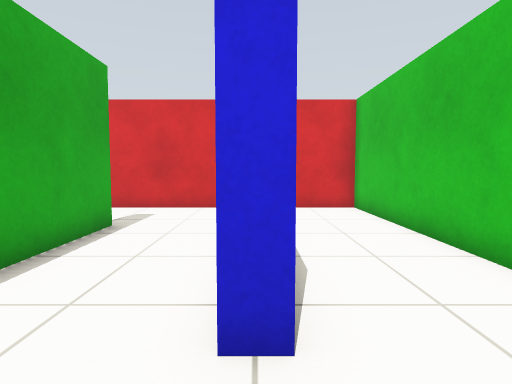
View 1 (above)

12 first-person views from a walk through a Gazebo world. The camera is 0.73 m above the floor, tilts 4° down and sees 75° across. The floor is counted in squares, 0.5 m on a side. Each view is taken from the middle of a square. On the plan, view 1 faces up. The plan holds only what a view shows up to about 15 squares ahead; the rest is blank. The robots in the file are not drawn.

View 2
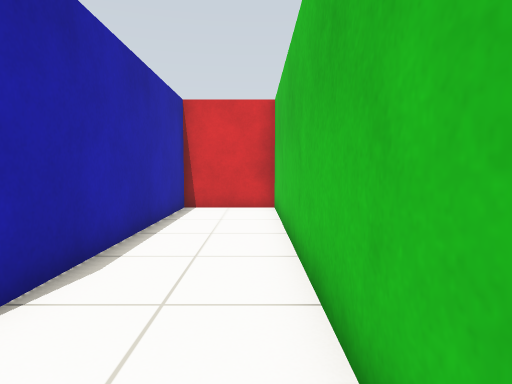

View 3
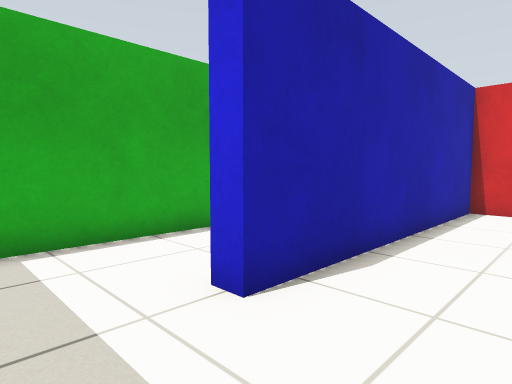

View 4
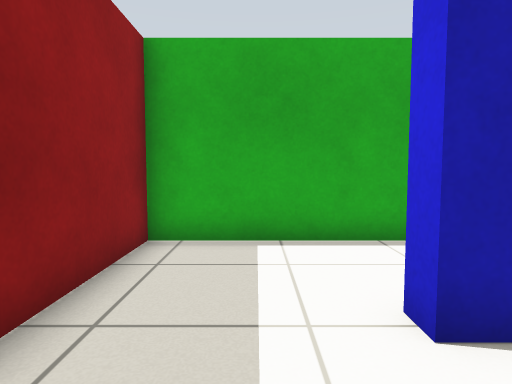

View 5
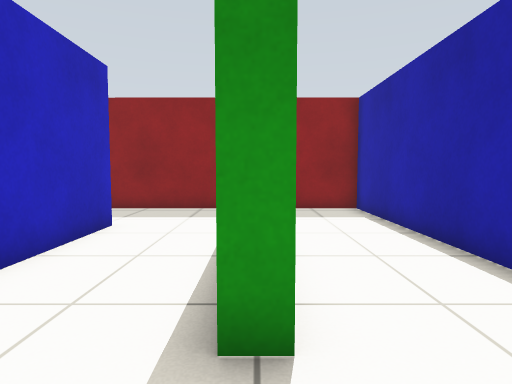

View 6
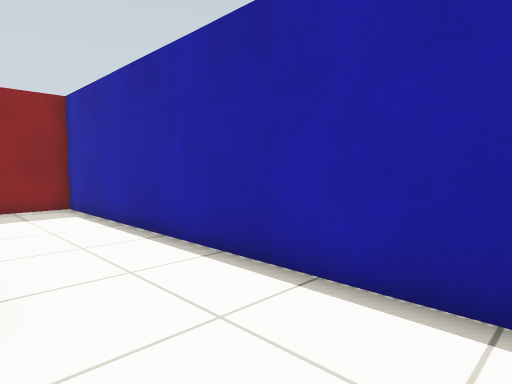

View 7
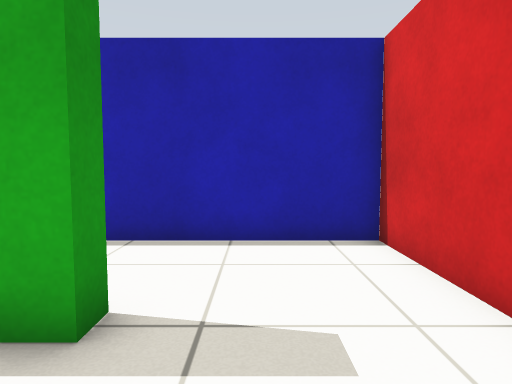

View 8
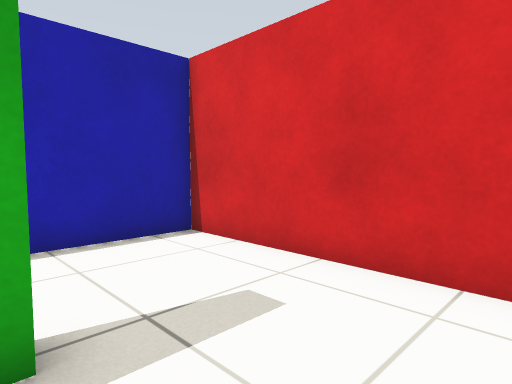

View 9
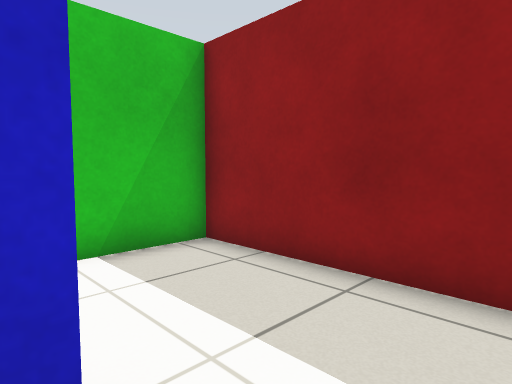

View 10
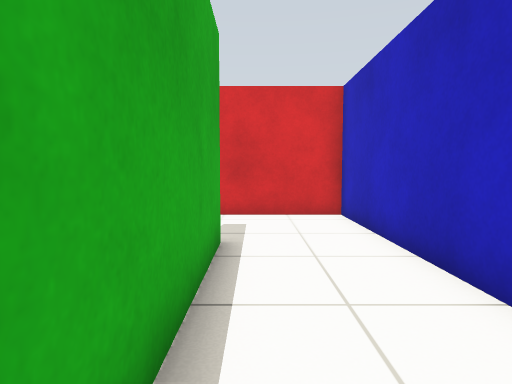

View 11
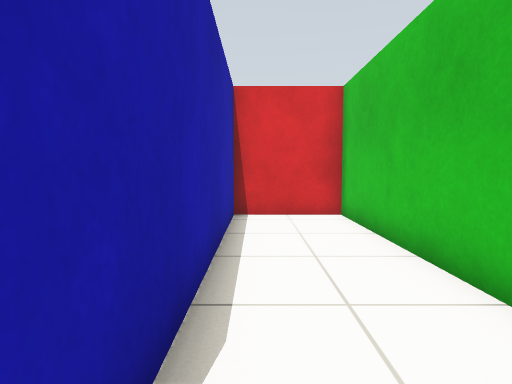

View 12
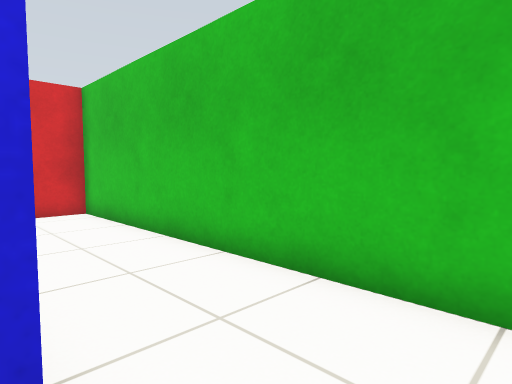

### Floor plan
Points are (right, up) in squares from view 1. A wall is a line through its corners. A room is listed if a view was taken in it or the views show most of it. See-through windows are left out.
Room 1 (views 1, 2, 3, 4, 11, 12)
walls: (-0.5, -1.2) (3.7, -1.2) (3.7, 12.5) (0.3, 12.5) (0.3, 2.5) (-0.3, 2.5)
ways out: opening at (0, 1) to room 2
Room 2 (views 5, 6, 7, 8, 9, 10)
walls: (-4.4, 8.5) (-3.7, 8.5) (-3.7, -1.2) (-0.5, -1.2); (-0.3, 2.5) (-0.3, 12.5) (-7.7, 12.5) (-7.7, -1.2) (-5.4, -1.2)
ways out: opening at (0, 1) to room 1

Where each view was taken, in squares from view 1:
view 1: 0 up, 0 right, facing up
view 2: 0 up, 3 right, facing up
view 3: 0 up, 3 right, facing up-left
view 4: 1 up, 3 right, facing left
view 5: 11 up, 4 left, facing down
view 6: 12 up, 4 left, facing down-left
view 7: 10 up, 1 left, facing left
view 8: 8 up, 1 left, facing up-left
view 9: 3 up, 2 left, facing down-right
view 10: 2 up, 3 left, facing up
view 11: 2 up, 1 right, facing up
view 12: 1 up, 0 right, facing up-right
